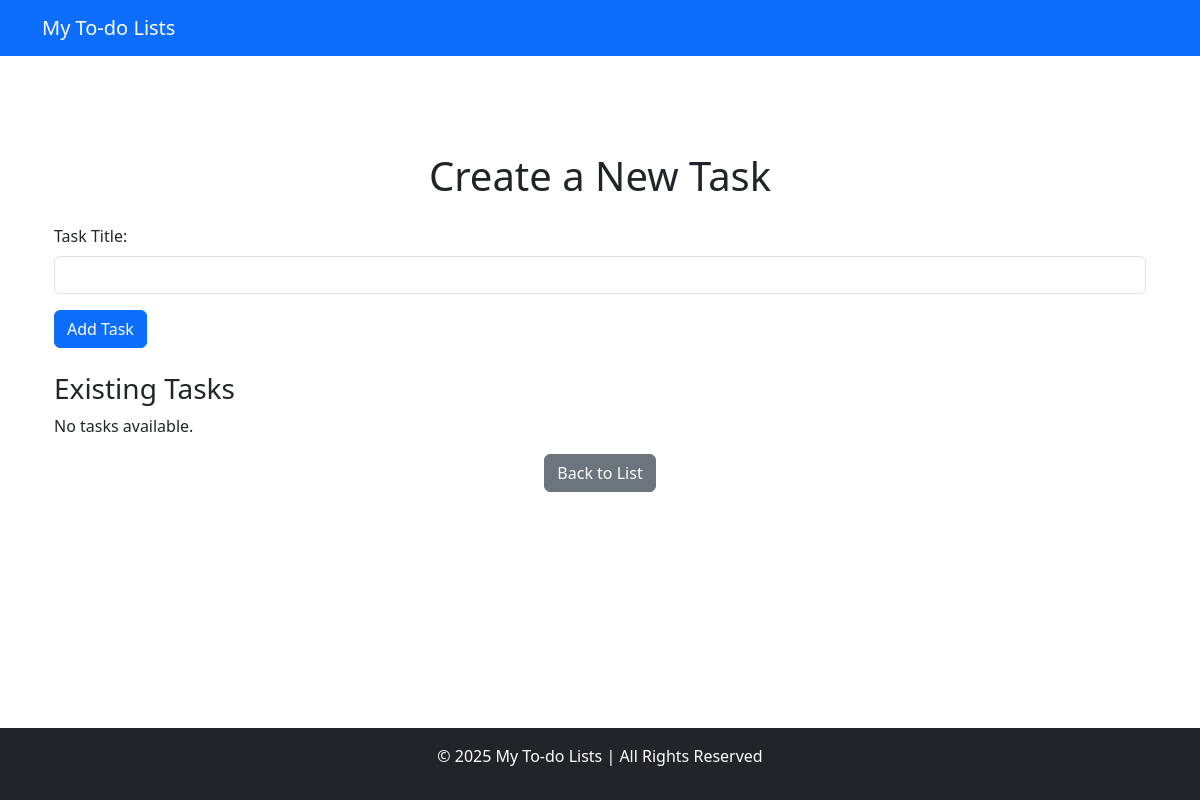
Page /add/ on the earlier database version.
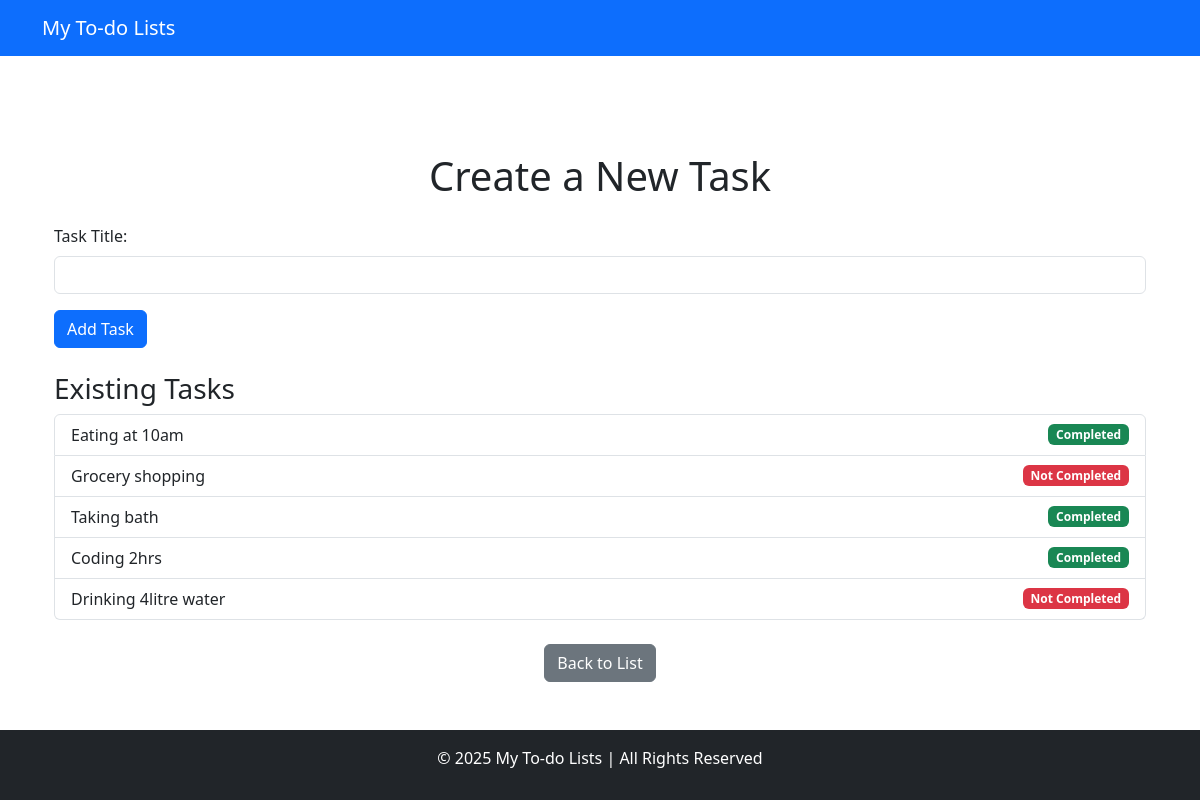
Same page on the later database version.
### todo_app/models.py (models this page shows, shortened)
class Task(models.Model):
    title = models.CharField(max_length = 225)
    completed = models.BooleanField(default=False)
    created_at = models.DateTimeField(auto_now_add=True)
    updated_at = models.DateTimeField(auto_now=True)

### todo_app/views.py (the view)
# urls.py: path('add/',views.todo_create, name='todo_create'),
def todo_create(request):
    if request.method == "POST":
        title = request.POST.get('title')
        completed = request.POST.get('completed') == 'on'  # If checkbox is checked, task is completed
        Task.objects.create(title=title, completed=completed)
        return redirect('todo_list')  # Redirect to the todo list page
    tasks = Task.objects.all()  # Retrieve all tasks
    return render(request, 'todo_form.html', {'tasks': tasks})

### templates/todo_form.html (shortened to what this page needs)
{% extends 'base_todo.html' %}
{% block content%}
<div class="container mt-5">
    <h1 class="text-center">Create a New Task</h1>
    <form method="POST" class="mt-4">
        <div class="mb-3">
            <label for="title" class="form-label">Task Title:</label>
            <input type="text" id="title" name="title" class="form-control" required>
        </div>
        <button type="submit" class="btn btn-primary">Add Task</button>
    <h3 class="mt-4">Existing Tasks</h3>
    {% if tasks %}
    <ul class="list-group mb-4">
        {% for task in tasks %}
        <li class="list-group-item d-flex justify-content-between align-items-center">
            {{ task.title }}
            <span class="badge {% if task.completed %}bg-success{% else %}bg-danger{% endif %}">
                {% if task.completed %}Completed{% else %}Not Completed{% endif %}
            </span>
        </li>
        {% endfor %}
    </ul>
    {% else %}
    <p>No tasks available.</p>
    {% endif %}
    </form>
    <div class="text-center mt-3">
        <a href="{% url 'todo_list' %}" class="btn btn-secondary">Back to List</a>
    </div>
</div>
{%endblock%}

Differences in the rows shown:
added Task: title "Eating at 10am", completed "Completed"
added Task: title "Grocery shopping", completed "Not Completed"
added Task: title "Taking bath", completed "Completed"
added Task: title "Coding 2hrs", completed "Completed"
added Task: title "Drinking 4litre water", completed "Not Completed"
Other differences:
text no longer shown: "No tasks available."
